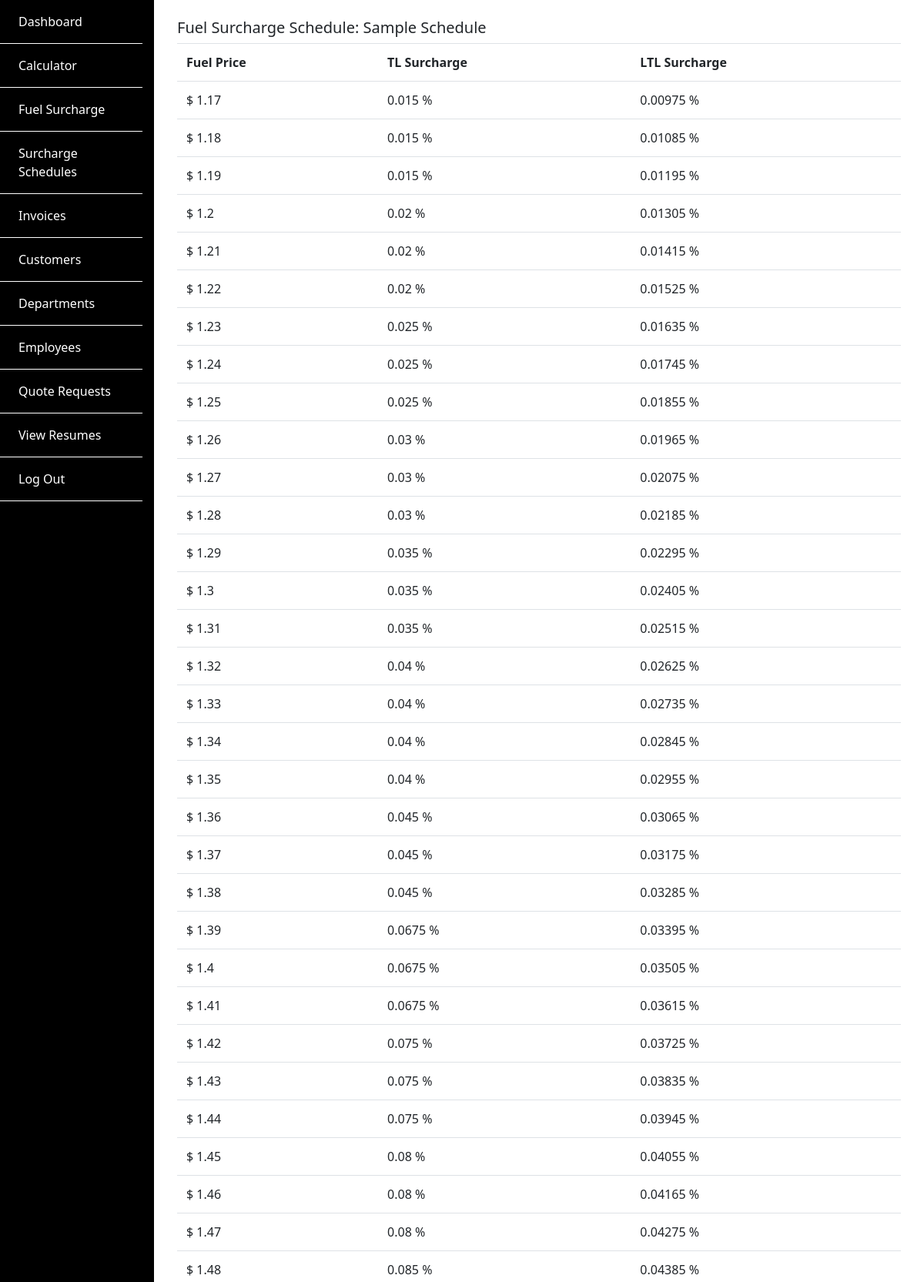
Page /schedule/68/ (signed in, upper part) on the committed database.
### SiteApp/models.py (models this page shows, shortened)
class Schedule(models.Model):
    name = models.CharField(max_length=50)
    csv_file = models.FileField(upload_to='uploads/schedules/', null="True")

class ScheduleData(models.Model):
    schedule = models.ForeignKey(
        Schedule, on_delete=models.CASCADE, related_name="schedule_data")
    fuel_price = models.FloatField()
    tl_surcharge_percent = models.FloatField()
    ltl_surcharge_percent = models.FloatField()

### SiteApp/views.py (the view)
# urls.py: path('schedule/<int:id>/', views.ViewSchedule, name="view_schedule"),
@login_required
def ViewSchedule(request,id):
    schedule = Schedule.objects.get(id = id)
    schedule_data = ScheduleData.objects.filter(schedule = schedule)
    return render(request, 'SiteApp/view_schedule.html',{'schedule':schedule, 'schedule_data':schedule_data})

### SiteApp/templates/SiteApp/view_schedule.html
{% extends "backend_base.html" %} {% block content %}
<div class="container py-4">
  <h5>Fuel Surcharge Schedule: {{schedule.name}}</h5>
  <section>
    <table class="table">
      <tr>
        <th>Fuel Price</th>
        <th>TL Surcharge</th>
        <th>LTL Surcharge</th>
      </tr>
      {% for data in schedule_data %}
      <tr>
        <td>$ {{data.fuel_price}}</td>
        <td>{{data.tl_surcharge_percent}} %</td>
        <td>{{data.ltl_surcharge_percent}} %</td>
      </tr>
      {% endfor %}
    </table>
  </section>
</div>
{% endblock %}

### SiteApp/static/SiteApp/css/style.css (style rules this page uses)
* { font-family: "Noto Sans", sans-serif; transition: all ease-in 0.2s; }
html, body { height: 100%; min-height: 100%; }

### rows in the picture
Schedule: name "Sample Schedule"
ScheduleData: fuel_price "1.17", tl_surcharge_percent "0.015", ltl_surcharge_percent "0.00975"
ScheduleData: fuel_price "1.18", tl_surcharge_percent "0.015", ltl_surcharge_percent "0.01085"
ScheduleData: fuel_price "1.19", tl_surcharge_percent "0.015", ltl_surcharge_percent "0.01195"
ScheduleData: fuel_price "1.2", tl_surcharge_percent "0.02", ltl_surcharge_percent "0.01305"
ScheduleData: fuel_price "1.21", tl_surcharge_percent "0.02", ltl_surcharge_percent "0.01415"
ScheduleData: fuel_price "1.22", tl_surcharge_percent "0.02", ltl_surcharge_percent "0.01525"
ScheduleData: fuel_price "1.23", tl_surcharge_percent "0.025", ltl_surcharge_percent "0.01635"
ScheduleData: fuel_price "1.24", tl_surcharge_percent "0.025", ltl_surcharge_percent "0.01745"
ScheduleData: fuel_price "1.25", tl_surcharge_percent "0.025", ltl_surcharge_percent "0.01855"
ScheduleData: fuel_price "1.26", tl_surcharge_percent "0.03", ltl_surcharge_percent "0.01965"
ScheduleData: fuel_price "1.27", tl_surcharge_percent "0.03", ltl_surcharge_percent "0.02075"
ScheduleData: fuel_price "1.28", tl_surcharge_percent "0.03", ltl_surcharge_percent "0.02185"
ScheduleData: fuel_price "1.29", tl_surcharge_percent "0.035", ltl_surcharge_percent "0.02295"
ScheduleData: fuel_price "1.3", tl_surcharge_percent "0.035", ltl_surcharge_percent "0.02405"
ScheduleData: fuel_price "1.31", tl_surcharge_percent "0.035", ltl_surcharge_percent "0.02515"
ScheduleData: fuel_price "1.32", tl_surcharge_percent "0.04", ltl_surcharge_percent "0.02625"
ScheduleData: fuel_price "1.33", tl_surcharge_percent "0.04", ltl_surcharge_percent "0.02735"
ScheduleData: fuel_price "1.34", tl_surcharge_percent "0.04", ltl_surcharge_percent "0.02845"
ScheduleData: fuel_price "1.35", tl_surcharge_percent "0.04", ltl_surcharge_percent "0.02955"
ScheduleData: fuel_price "1.36", tl_surcharge_percent "0.045", ltl_surcharge_percent "0.03065"
ScheduleData: fuel_price "1.37", tl_surcharge_percent "0.045", ltl_surcharge_percent "0.03175"
ScheduleData: fuel_price "1.38", tl_surcharge_percent "0.045", ltl_surcharge_percent "0.03285"
ScheduleData: fuel_price "1.39", tl_surcharge_percent "0.0675", ltl_surcharge_percent "0.03395"
ScheduleData: fuel_price "1.4", tl_surcharge_percent "0.0675", ltl_surcharge_percent "0.03505"
ScheduleData: fuel_price "1.41", tl_surcharge_percent "0.0675", ltl_surcharge_percent "0.03615"
ScheduleData: fuel_price "1.42", tl_surcharge_percent "0.075", ltl_surcharge_percent "0.03725"
ScheduleData: fuel_price "1.43", tl_surcharge_percent "0.075", ltl_surcharge_percent "0.03835"
ScheduleData: fuel_price "1.44", tl_surcharge_percent "0.075", ltl_surcharge_percent "0.03945"
ScheduleData: fuel_price "1.45", tl_surcharge_percent "0.08", ltl_surcharge_percent "0.04055"
ScheduleData: fuel_price "1.46", tl_surcharge_percent "0.08", ltl_surcharge_percent "0.04165"
ScheduleData: fuel_price "1.47", tl_surcharge_percent "0.08", ltl_surcharge_percent "0.04275"
ScheduleData: fuel_price "1.48", tl_surcharge_percent "0.085", ltl_surcharge_percent "0.04385"
